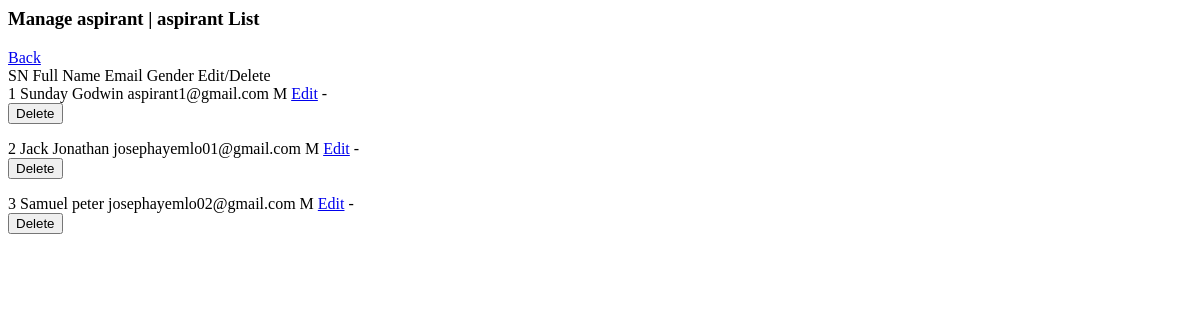
The page /management/aspirant/list (signed in) on the database as committed earlier.
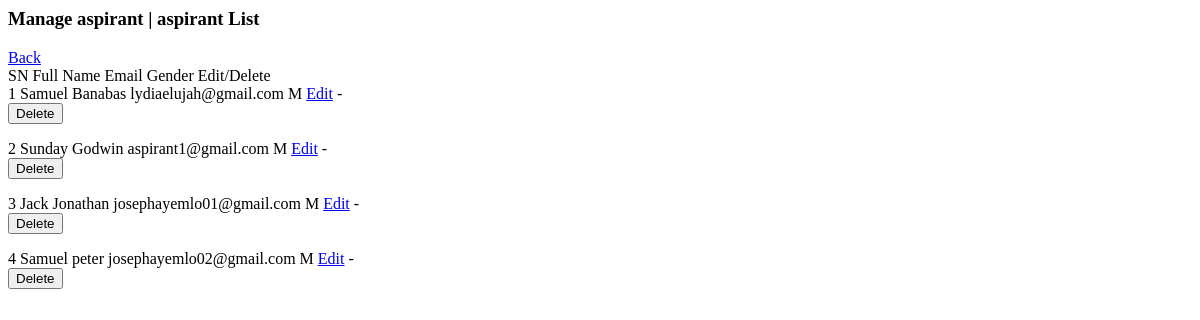
The same page on the database as committed later.
### core/models/users.py (models this page shows, shortened)
class AspirantStudent(models.Model):
    EMERGENCY_RELATIONSHIP = [("B", "Brother"), ("S", "Sister"),("F", "Father"),("M", "Mother"), ("O", "Other"),]
    ADMISSION_STATUS_CHOICES = [
        ('pending', 'Pending'),
        ('admitted', 'Admitted'),
        ('rejected', 'Rejected'),
    ]
    admin = models.OneToOneField(settings.AUTH_USER_MODEL, on_delete=models.CASCADE, related_name='aspirant')
    course_applied = models.ForeignKey('core.CourseOfStudy', on_delete=models.SET_NULL, null=True, blank=True)
    session = models.ForeignKey('core.AspirantAcademicCalendar', on_delete=models.PROTECT, null=True) #set null to False later
    phone_number = models.CharField(max_length=255)
    address_1 = models.CharField(max_length=255)
    address_2 = models.CharField(max_length=255)
    city = models.CharField(max_length=255)
    state_province = models.CharField(max_length=255)
    postal_code = models.CharField(max_length=255)
    country = CountryField()
    admission_status = models.CharField(max_length=10, choices=ADMISSION_STATUS_CHOICES, default='pending')
    school_name = models.CharField(max_length=255)
    school_address_1 = models.CharField(max_length=255)
    school_address_2 = models.CharField(max_length=255)
    school_city = models.CharField(max_length=255)
    school_state_province = models.CharField(max_length=255)
    school_postal_code = models.CharField(max_length=255)
    school_year_graduated = models.CharField(max_length=255)
    emergency_first_name = models.CharField(max_length=255)
    emergency_last_name = models.CharField(max_length=255)
    emergency_email = models.EmailField(max_length=255)
    emergency_phone_number = models.CharField(max_length=255)
    emergency_address_1 = models.CharField(max_length=255)
    emergency_address_2 = models.CharField(max_length=255)
    emergency_city = models.CharField(max_length=255)
    emergency_postal_code = models.CharField(max_length=255)
    emergency_country = CountryField( )
    emergency_relationship = models.CharField(max_length=15, choices=EMERGENCY_RELATIONSHIP)
    referee_first_name = models.CharField(max_length=255)
    referee_last_name = models.CharField(max_length=255)
    referee_email = models.EmailField(max_length=255)
    referee_phone_number = models.CharField(max_length=255)
    referee_address_1 = models.CharField(max_length=255)
    referee_address_2 = models.CharField(max_length=255)
    referee_city = models.CharField(max_length=255)
    referee_postal_code = models.CharField(max_length=255)
    referee_state_province = models.CharField(max_length=255)
    referee_country = CountryField()

class CustomUser(AbstractUser):
    USER_TYPE = ((1, "Management"), (2, "AcademicStaff"),(3, "NonAcademicStaff"), (4, "Student"),  (5, "AspirantStudent"))
    GENDER = [("M", "Male"), ("F", "Female")]
    username = None  # Removed username, using email instead
    email = models.EmailField(unique=True)
    user_type = models.CharField(default=30, choices=USER_TYPE, max_length=1)
    gender = models.CharField(max_length=20, choices=GENDER)
    address = models.TextField()
    created_at = models.DateTimeField(auto_now_add=True)
    updated_at = models.DateTimeField(auto_now=True)
    USERNAME_FIELD = "email"
    REQUIRED_FIELDS = []
    objects = CustomUserManager()

### managementportal/customviews/aspirant_views.py (the view)
# urls.py: path("aspirant/list", manage_aspirant, name='admin_manage_aspirant'),
@login_required
@user_passes_test(is_custom_superuser)
def manage_aspirant(request):
    aspirants = AspirantStudent.objects.select_related('admin').order_by('admin__last_name')
    return render(request, 'management/partials/aspirant/manage_aspirant.html', {'aspirants': aspirants})

### managementportal/customviews/aspirant_views.py (called while the page is built)
def is_custom_superuser(user):
    return user.is_authenticated and user.user_type == '1'

### templates/management/partials/aspirant/manage_aspirant.html (shortened to what this page needs)
<h3 class="form_title">Manage aspirant | aspirant List</h3>
<a class=" tableBtn1 ajax_link" href="{% url 'admin_aspirant_management' %}">
   Back
</a>
<div class="tableContainer">
  <div class="tableHeading">
      <span class="tableHeading10">SN</span>
      <span class="tableHeading1">Full Name</span>
      <span class="tableHeading1">Email</span>
      <span class="tableHeading1">Gender</span>
      <span class="tableHeading1">Edit/Delete</span>
  </div>
  {% if aspirants %}
    {% for aspirant in aspirants %}
      <div class="tableData">
          <span class="tableHeading10">{{ forloop.counter }}</span>
          <span class="tableHeading1">{{ aspirant.admin.first_name }} {{ aspirant.admin.last_name }}</span>
          <span class="tableHeading1">{{ aspirant.admin.email }}</span>
          <span class="tableHeading1">{{ aspirant.admin.gender }}</span>
          <span class="tableHeading1">
              <a href="{% url 'admin_edit_aspirant' aspirant.id %}" class="tableBtn1 ajax_link">Edit</a> -
              <form method="post" class="ajax_form ajax_delete_form"
                onsubmit="this.querySelector('button[type=submit]').disabled = true;"
                 action="{% url 'admin_delete_aspirant' aspirant.id %}"
              >
                  <button type="submit" class="tableBtn2">Delete</button>
              </form>
          </span>
      </div>
    {% endfor %}
  {% else %}
      <h2>No aspirant available</h2>
  {% endif %}
</div>

Rows that differ between the two databases and show on the page:
added AspirantStudent: admin.first_name "Samuel", admin.last_name "Banabas", admin.email "lydiaelujah@gmail.com", admin.gender "M"
